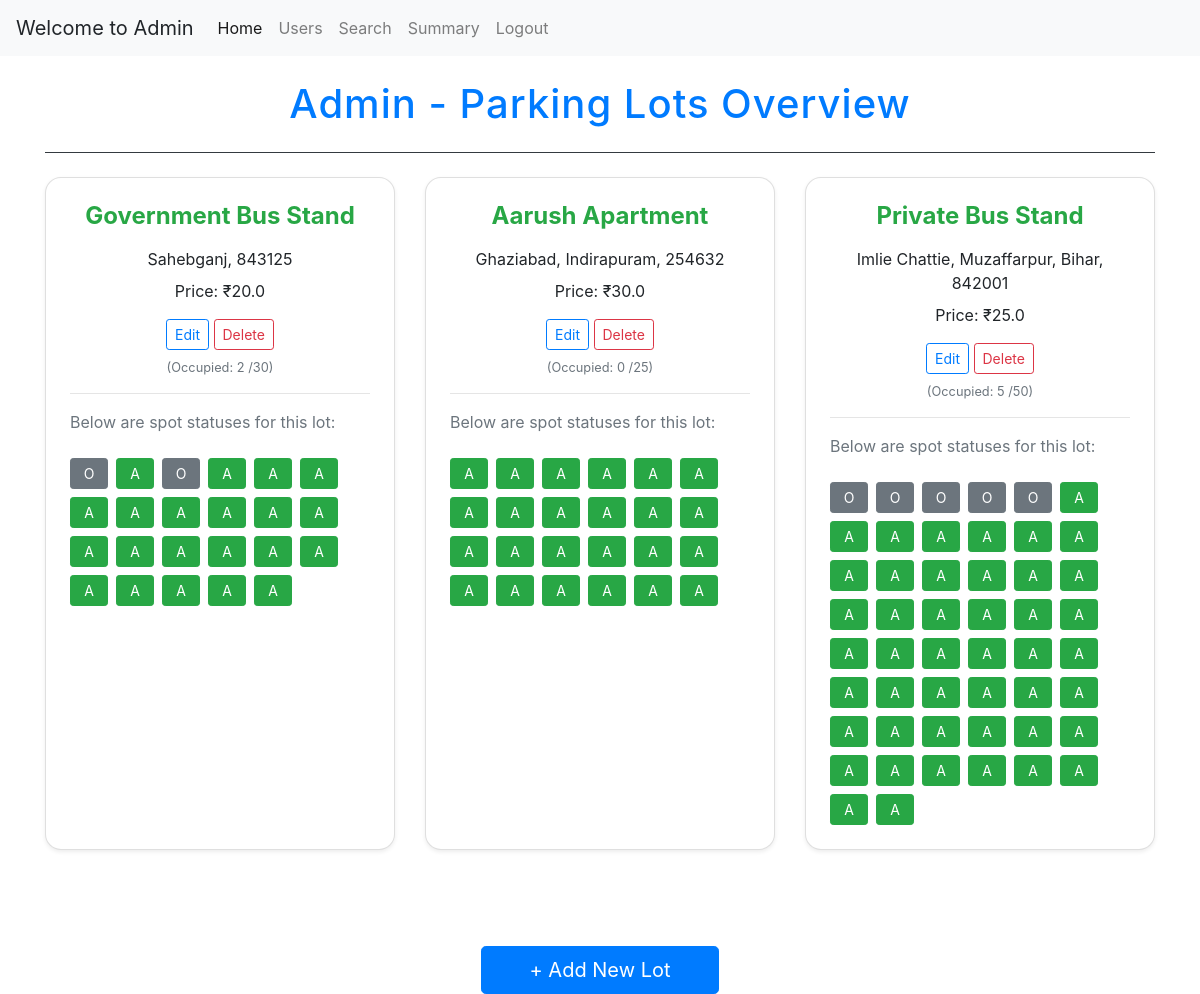
The app's page /admin/dashboard (signed in), older data.
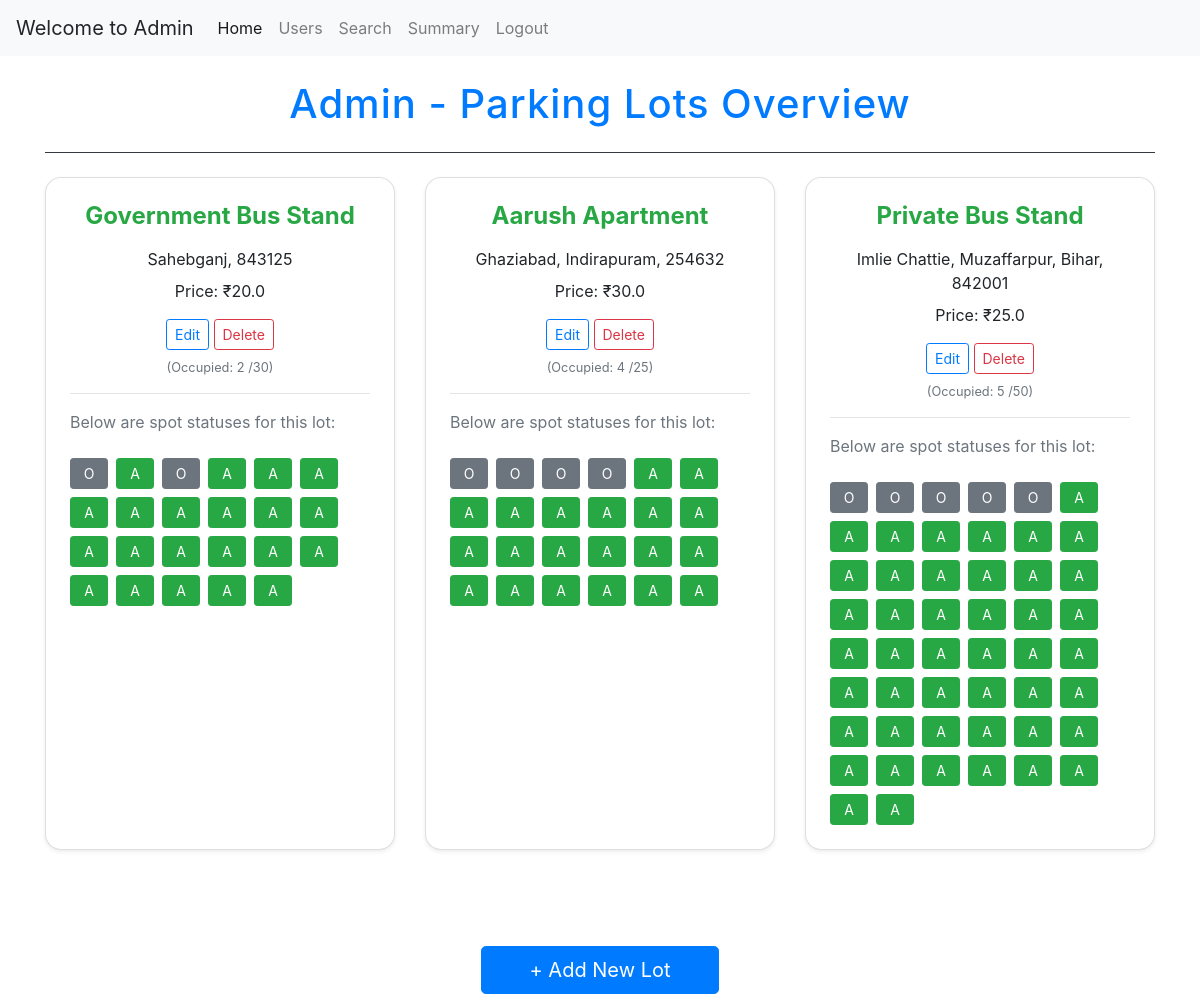
The same page, newer data.
### app.py (models this page shows)
class Parking_Lot(db.Model):
    __tablename__='parking_lot'
    id = db.Column(db.Integer, primary_key=True)
    prime_location_name = db.Column(db.String(200), nullable = False)
    price = db.Column(db.Float, nullable = False)
    address = db.Column(db.String(200), nullable = False)
    pincode = db.Column(db.Integer, nullable = False)
    maximum_no_of_spots = db.Column(db.Integer, nullable = False)
    spots = db.relationship('Parking_Spot', backref = 'parkinglot',lazy = True, cascade="all, delete-orphan")

class Parking_Spot(db.Model):
    __tablename__='parking_spot'
    id = db.Column(db.Integer, primary_key=True)
    lot_id = db.Column(db.Integer, db.ForeignKey('parking_lot.id'), nullable = False)
    status = db.Column(db.String(1), default='A')

### app.py (the view)
@app.route('/admin/dashboard')
@login_required
def admin_dashboard():
    if not current_user.is_admin:
        flash("Unauthorized Access")
        return redirect('/login')
    parking_lots = Parking_Lot.query.all()
    return render_template("admin_dashboard.html", parking_lots = parking_lots, user = current_user)

### app.py (called while the page is built)
@login_manager.user_loader
def load_user(user_id):
    return User.query.get(int(user_id))

### templates/admin_dashboard.html (shortened to what this page needs)
{% extends "layout.html" %}
{% block content %}
{% include "nav.html" %}
<div class="container mt-4">
  <div class="text-center border-bottom border-dark pb-3 mb-4">
    <h1 class="fw-bold text-primary">Admin - Parking Lots Overview</h1>
  </div>
  <div class="row">
    {% for parking_lot in parking_lots %}
    <div class="col-md-6 col-lg-4 mb-5">
      <div class="card shadow-sm h-100">
        <div class="card-body">
          <h4 class="card-title text-success text-center mb-3">
            {{ parking_lot.prime_location_name }}
          </h4>
          <p class="card-text fw-semibold text-center mb-2">
            {{ parking_lot.address }}, {{ parking_lot.pincode }}
          </p>
          <p class="card-text fw-semibold text-center mb-3">
            Price: ₹{{ parking_lot.price }}
          </p>
          <div class="mb-2" style="text-align: center;">
            <a href="/admin/parking_lot/{{ parking_lot.id }}/update"
              class="btn btn-outline-primary btn-sm me-2">Edit</a>
            <a href="/admin/parking_lot/{{ parking_lot.id }}/delete" class="btn btn-outline-danger btn-sm">Delete</a>
          </div>
          <p class="text-muted small" style="text-align: center;">(Occupied: {{ parking_lot.spots | selectattr("status", "ne", "A") | list | length }} /{{ parking_lot.maximum_no_of_spots }})
          </p>
          <hr>
          <p class="text-secondary">Below are spot statuses for this lot:</p>
          <div class="d-flex flex-wrap gap-2">
            {% for spot in parking_lot.spots %}
            <a href="/admin/parking_lot/{{ spot.id }}" class="btn btn-sm mr-2 mt-2
              {% if spot.status == 'A' %}
                btn-success
              {% else %}
                btn-secondary
              {% endif %}">
              {{ spot.status }}
            </a>
            {% endfor %}
          </div>
        </div>
      </div>
    </div>
    {% endfor %}
  </div>
  <div class="text-center mt-5">
    <a href="{{ url_for('create_parking_lot') }}" class="btn btn-lg btn-primary px-5 py-2">+ Add New Lot</a>
  </div>
</div>
{% endblock %}

Row changes from the older to the newer data that the page shows:
computed for Parking_Lot "Aarush Apartment": spots|selectattr "0" → "4"
changed Parking_Spot (number 24 of 97 on the later page): status "A" → "O"
changed Parking_Spot (number 25 of 97 on the later page): status "A" → "O"
changed Parking_Spot (number 26 of 97 on the later page): status "A" → "O"
changed Parking_Spot (number 27 of 97 on the later page): status "A" → "O"
